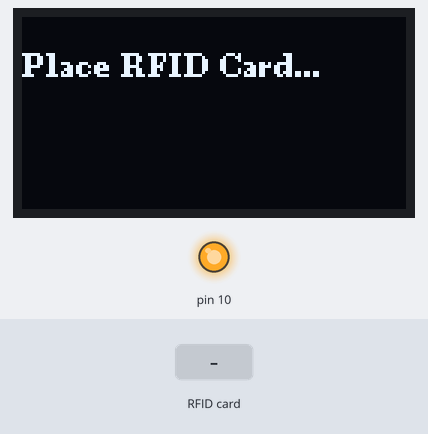
Simulated run of this sketch. Board: Arduino Uno, built with avr-gcc and run on an emulated ATmega328P. On the bench: 128×64 one-colour display, output pins drawn as LEDs (lit = HIGH). The test bench sets the inputs (shaded band). What the sketch prints to the serial monitor is not drawn.

Above: at 1.3 s.
1.4 s: RFID card 5E 7A 19 C4 held to the reader
At 2.5 s:
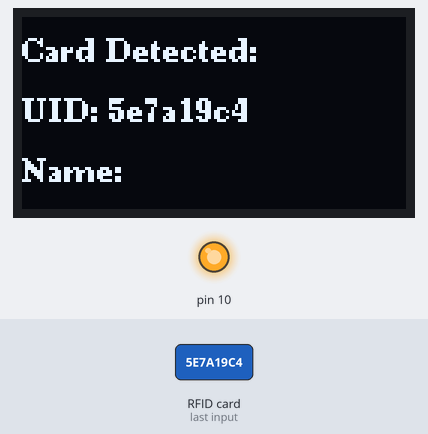
Timing chart, 0 to 4.4 s (numbered marks = the images above; inputs shaded):
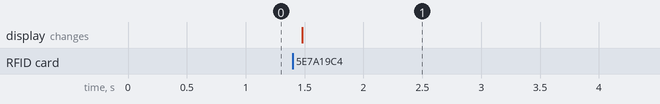

The sketch:

RFID_+_OLED_DISPLAY__Name_from_Card_.ino
```cpp
#include <Wire.h>
#include <SPI.h>
#include <MFRC522.h>
#include <U8g2lib.h>

// === OLED Setup ===
// SDA = GPIO 21, SCL = GPIO 22
U8G2_SH1106_128X64_NONAME_F_HW_I2C u8g2(U8G2_R0, U8X8_PIN_NONE);

// === RFID Setup ===
// SPI: SCK=18, MISO=19, MOSI=23
#define SS_PIN 4
#define RST_PIN 5
MFRC522 rfid(SS_PIN, RST_PIN);
MFRC522::MIFARE_Key key;

void setup() {
  Serial.begin(115200);
  SPI.begin();
  rfid.PCD_Init();

  for (byte i = 0; i < 6; i++) key.keyByte[i] = 0xFF;

  u8g2.begin();
  u8g2.setFont(u8g2_font_ncenB08_tr);
  u8g2.clearBuffer();
  u8g2.drawStr(0, 20, "Place RFID Card...");
  u8g2.sendBuffer();
}

void loop() {
  if (!rfid.PICC_IsNewCardPresent() || !rfid.PICC_ReadCardSerial())
    return;

  // Read UID
  String uid = "";
  for (byte i = 0; i < rfid.uid.size; i++) {
    if (rfid.uid.uidByte[i] < 0x10) uid += "0";
    uid += String(rfid.uid.uidByte[i], HEX);
  }

  // Authenticate and read Block 4
  byte block = 4;
  byte buffer[18];
  byte size = sizeof(buffer);
  MFRC522::StatusCode status;

  status = rfid.PCD_Authenticate(MFRC522::PICC_CMD_MF_AUTH_KEY_A, block, &key, &(rfid.uid));
  if (status != MFRC522::STATUS_OK) {
    Serial.println("Authentication failed");
    return;
  }

  status = rfid.MIFARE_Read(block, buffer, &size);
  if (status != MFRC522::STATUS_OK) {
    Serial.println("Read failed");
    return;
  }

  // Convert buffer to string
  String name = "";
  for (int i = 0; i < 16; i++) {
    if (buffer[i] != 0 && buffer[i] != 255 && buffer[i] != 32) {
      name += (char)buffer[i];
    }
  }

  // Serial Output
  Serial.println("====== CARD SCANNED ======");
  Serial.print("UID: "); Serial.println(uid);
  Serial.print("Name: "); Serial.println(name);

  // OLED Output
  u8g2.clearBuffer();
  u8g2.drawStr(0, 15, "Card Detected:");
  u8g2.drawStr(0, 35, ("UID: " + uid).c_str());
  u8g2.drawStr(0, 55, ("Name: " + name).c_str());
  u8g2.sendBuffer();

  rfid.PICC_HaltA();
  rfid.PCD_StopCrypto1();
  delay(3000);
}
```

Measured:
- after the input at 1.4 s, the display: changes after 0.08 s (image 1)
